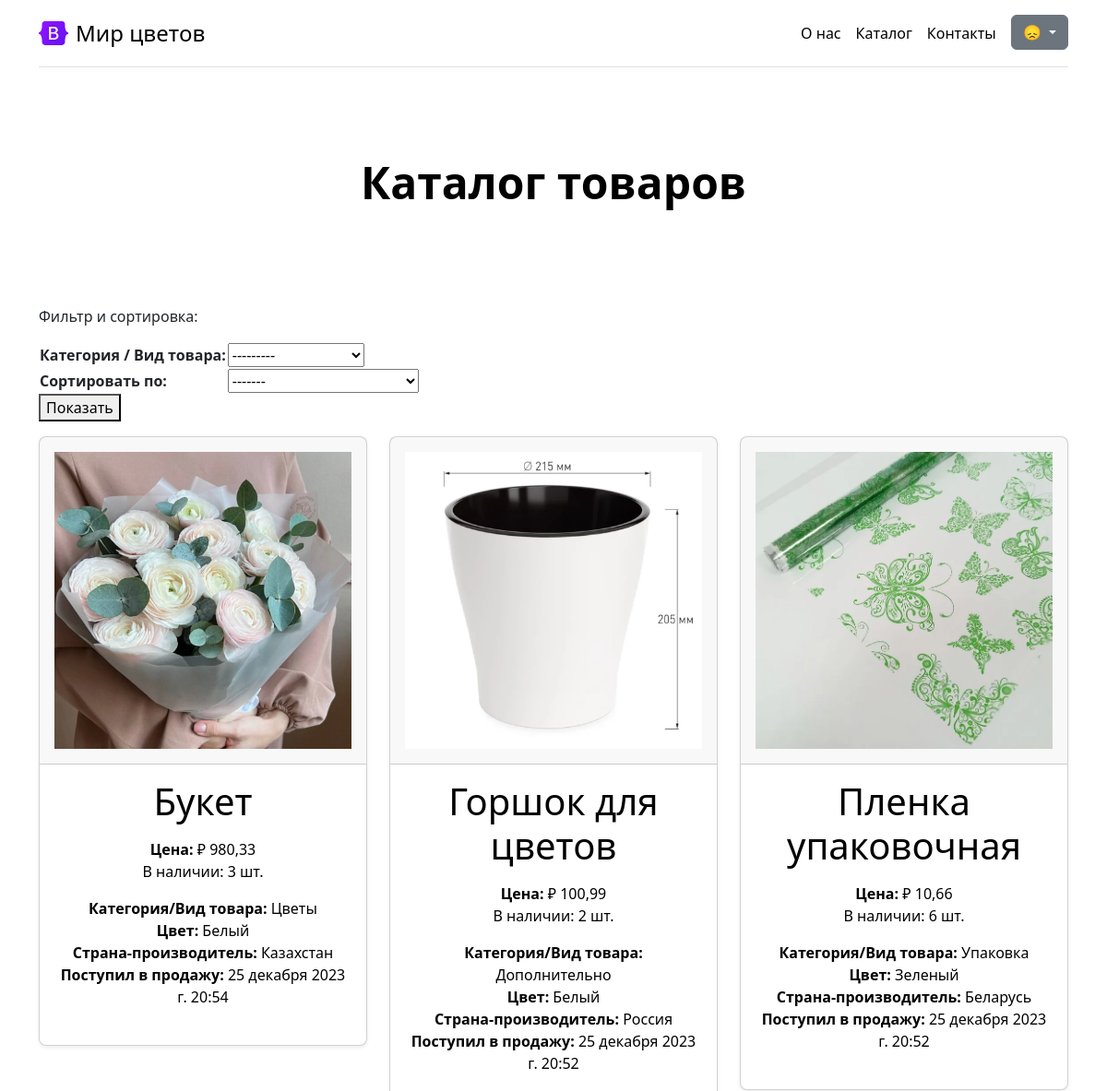
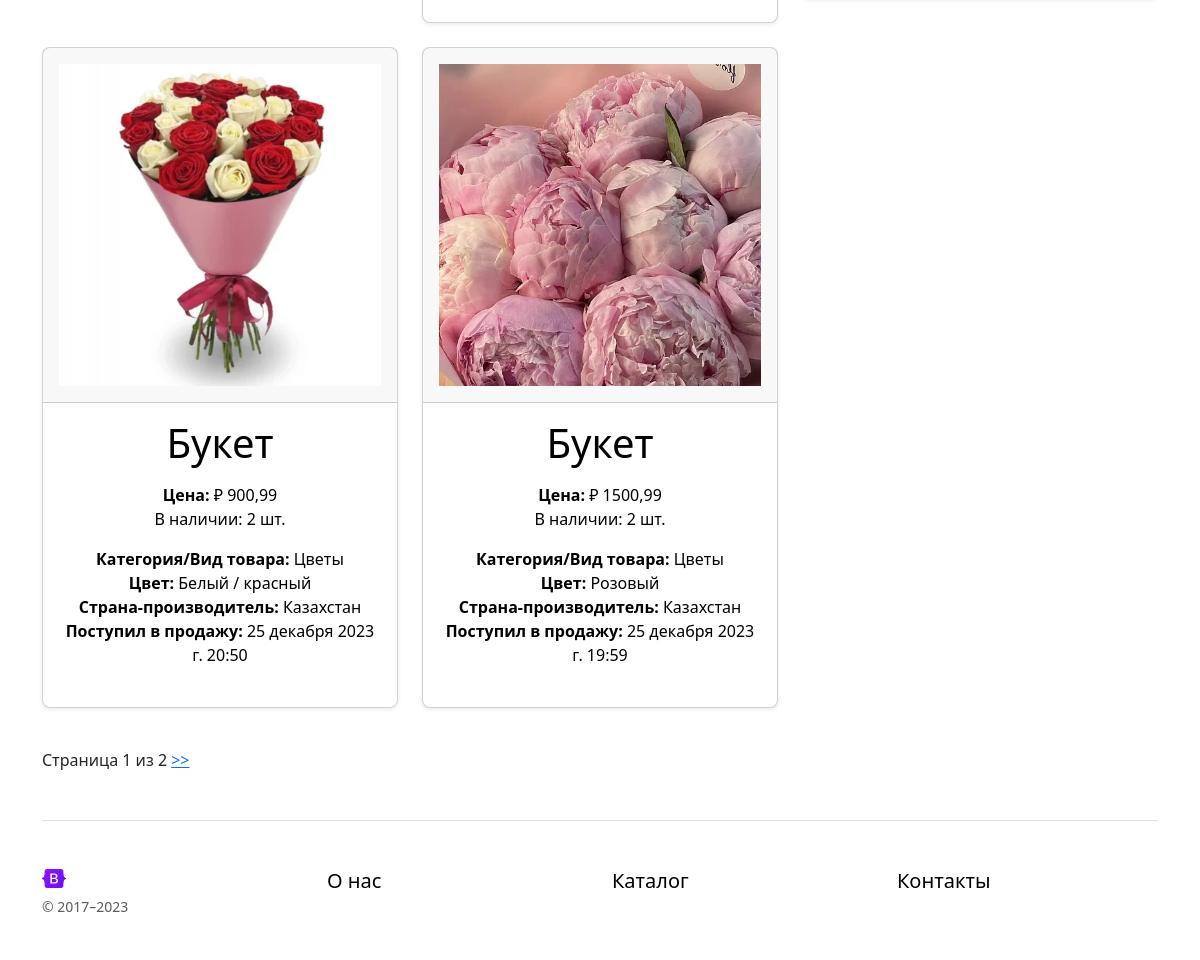
/goods/, run on the app's committed database (2 pictures, top to bottom).
### goods/models.py (models this page shows)
class Goods(NameMixin, models.Model):
    objects = models.Manager() # По умолчанию. Нужен для админки.
    in_stock = GoodsManager()
    added = models.DateTimeField(auto_now_add=True,
                                 verbose_name="Дата добавления")
    photo = models.ImageField(verbose_name="Фото")
    price = models.DecimalField(max_digits=10,
                                decimal_places=2,
                                verbose_name="Цена")
    origin = models.ForeignKey(
        "Country",
        on_delete=models.CASCADE,
        verbose_name="Страна-производитель",
    )
    color = models.ForeignKey(
        "Color",
        on_delete=models.CASCADE,
        verbose_name="Цвет",
    )
    category = models.ForeignKey(
        "Category",
        on_delete=models.CASCADE,
        verbose_name="Категория / Вид товара",
    )
    stock = models.PositiveIntegerField(default=0, null=False, blank=False, verbose_name="Остаток товара")
    def get_absolute_url(self):
        return reverse('goods-detail', kwargs={"pk": self.id})
    class Meta:
        verbose_name = "Товар"
        verbose_name_plural = "Товары"

class Category(NameMixin, models.Model):
    class Meta:
        verbose_name = "Категория/Вид товара"
        verbose_name_plural = "Категории/Виды товаров"

class Color(NameMixin, models.Model):
    class Meta:
        verbose_name = "Цвет"
        verbose_name_plural = "Цвета"

class Country(NameMixin, models.Model):
    class Meta:
        verbose_name = "Страна"
        verbose_name_plural = "Страны"

### goods/views.py (the view)
# urls.py: path("goods/", GoodsListView.as_view(), name="goods-list"),
class GoodsListView(ListView):
    model = Goods
    paginate_by = 5
    def get_queryset(self):
        category = self.request.GET.get("category")
        order_by = self.request.GET.get("order_by")
        queryset = Goods.in_stock.all()
        if order_by and order_by != "--":
            if order_by == 'price':
                queryset = queryset.order_by(order_by)
            else:
                assert (order_by == 'category' or order_by == 'origin')
                queryset = queryset.order_by(order_by + "__name")
        if category:
            queryset = queryset.filter(category_id=category)
        return queryset
    def get_context_data(self, **kwargs):
        context_data = super().get_context_data(**kwargs)
        if self.request.GET:
            context_data["sort_filter_form"] = GoodsSortFilterForm(self.request.GET)
        else:
            context_data["sort_filter_form"] = GoodsSortFilterForm()
        return context_data

### goods/forms.py
class GoodsSortFilterForm(forms.ModelForm):
    def __init__(self, *args, **kwargs):
        super().__init__(*args, **kwargs)
        self.fields['category'].required = False
    order_by = forms.ChoiceField(choices=get_choices, label="Сортировать по:", required=False)
    class Meta:
        model = Goods
        fields = ["category", ]

### general/models.py (called while the page is built)
    def __str__(self):
        return self.name

### goods/forms.py (called while the page is built)
def get_choices():
    choices = [(k, v) for k, v in CHOICES_DICT.items()]
    return choices

### goods/models.py (called while the page is built)
    def get_queryset(self):
        return super().get_queryset().filter(stock__gte=1).order_by("-added")

### goods/templates/goods/goods_list.html (shortened to what this page needs)
{% extends 'general/parts/base.html' %}
{% load static %}
{% block content %}
<main>
    {% include 'general/parts/h.html' with h='Каталог товаров' %}
    <div class="mb-3">
        <p>Фильтр и сортировка:</p>
        <form action="{% url 'goods-list' %}">
            <table>
                {{ sort_filter_form.as_table }}
            </table>
            <button>Показать</button>
        </form>
    </div>
    <div class="row row-cols-1 row-cols-md-3 mb-3 text-center">
        {% for object in page_obj %}
        <div class="col">
            <div class="card mb-4 rounded-3 shadow-sm">
                <a class="n-text-decoration-none" href="{{ object.get_absolute_url }}">
                    <div class="card-header py-3">
                        <h4 class="my-0 fw-normal"><img class="w-100" src="{{ object.photo.url }}"
                                                        alt="{{ object.name }}"/></h4>
                    </div>
                    <div class="card-body">
                        <h1 class="card-title pricing-card-title">{{ object.name }}</h1>
                        <ul class="list-unstyled mt-3 mb-4">
                            <li><span class="fw-bold">Цена: </span>&#8381; {{ object.price }}</li>
                            <li class="mb-3"><span>В наличии: </span>{{ object.stock }} шт.</li>
                            <li><span class="fw-bold">Категория/Вид товара: </span>{{ object.category }}</li>
                            <li><span class="fw-bold">Цвет: </span>{{ object.color }}</li>
                            <li><span class="fw-bold">Страна-производитель: </span>{{ object.origin }}</li>
                            <li><span class="fw-bold">Поступил в продажу: </span>{{ object.added }}</li>
                        </ul>
                    </div>
                </a>
            </div>
        </div>
        {% empty %}
        <div class="display-6 text-center mb-4">Нет товаров.</div>
        {% endfor %}
    </div>
    {% include 'general/parts/pagination.html' %}
</main>
{% endblock %}

### general/static/general/css/style.css (style rules this page uses)
.n-text-decoration-none { color: black; text-decoration: none; }

### general/static/general/css/sign-in.css (style rules this page uses)
html, body { height: 100%; }

### data on the page
Goods: photo (picture), name "Букет", price "980,33", stock "3", category "Цветы", color "Белый", origin "Казахстан", added "25 декабря 2023 г. 20:54"
Goods: photo (picture), name "Горшок для цветов", price "100,99", stock "2", category "Дополнительно", color "Белый", origin "Россия", added "25 декабря 2023 г. 20:52"
Goods: photo (picture), name "Пленка упаковочная", price "10,66", stock "6", category "Упаковка", color "Зеленый", origin "Беларусь", added "25 декабря 2023 г. 20:52"
Goods: photo (picture), name "Букет", price "900,99", stock "2", category "Цветы", color "Белый / красный", origin "Казахстан", added "25 декабря 2023 г. 20:50"
Goods: photo (picture), name "Букет", price "1500,99", stock "2", category "Цветы", color "Розовый", origin "Казахстан", added "25 декабря 2023 г. 19:59"

### other printed values
{{ h }} "Каталог товаров"
{{ page_obj.number }} "1"
{{ page_obj.paginator.num_pages }} "2"
